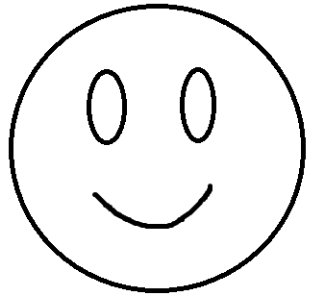
#> input picture task4/smile.png, 311 x 297 px
$ python collage.py
#> lines starting #> are read from the running program, lines starting #| are printed output that depends on the picture
# 🔅 Task 4.3
# 📌 Take 2 image and combine it to form single image. For example collage
import cv2
import numpy

photo_1=cv2.imread('smile.png')
#> photo_1 is the input picture: shape (297, 311, 3); min 0, max 255, mean 236.5
photo_2=cv2.imread('ang.png')
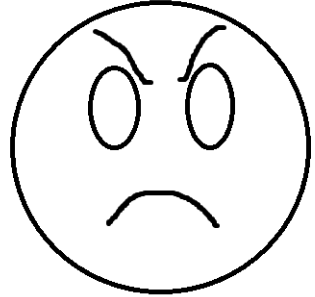
#> input picture task4/ang.png, 315 x 297 px
#> photo_2 is the input picture: shape (297, 315, 3); min 0, max 255, mean 233.4

final = numpy.hstack((photo_2 , photo_1))
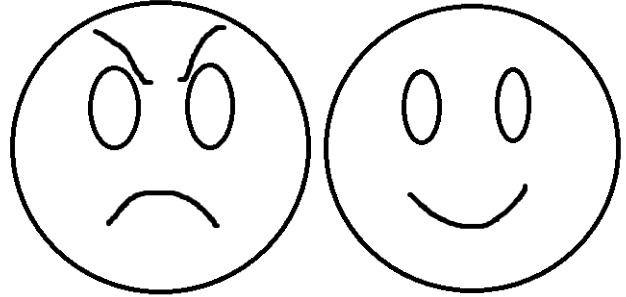
#> final: shape (297, 626, 3); min 0, max 255, mean 234.9
cv2.imshow("myphoto",final)
cv2.waitKey()
cv2.destroyAllWindows()
